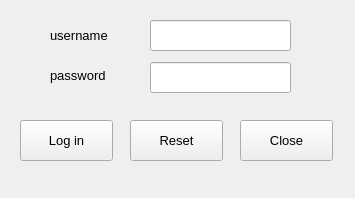
<?xml version="1.0" encoding="UTF-8"?>
<ui version="4.0">
 <class>Form</class>
 <widget class="QWidget" name="Form">
  <property name="geometry">
   <rect>
    <x>0</x>
    <y>0</y>
    <width>355</width>
    <height>198</height>
   </rect>
  </property>
  <property name="font">
   <font>
    <family>MS Sans Serif</family>
    <pointsize>10</pointsize>
    <weight>75</weight>
    <bold>true</bold>
   </font>
  </property>
  <property name="windowTitle">
   <string>Log In Form</string>
  </property>
  <widget class="QLabel" name="userlabel">
   <property name="geometry">
    <rect>
     <x>50</x>
     <y>20</y>
     <width>101</width>
     <height>31</height>
    </rect>
   </property>
   <property name="minimumSize">
    <size>
     <width>47</width>
     <height>0</height>
    </size>
   </property>
   <property name="font">
    <font>
     <family>Microsoft Sans Serif</family>
     <pointsize>10</pointsize>
     <weight>50</weight>
     <bold>false</bold>
    </font>
   </property>
   <property name="text">
    <string>username</string>
   </property>
  </widget>
  <widget class="QLabel" name="pwlabel">
   <property name="geometry">
    <rect>
     <x>50</x>
     <y>60</y>
     <width>101</width>
     <height>31</height>
    </rect>
   </property>
   <property name="minimumSize">
    <size>
     <width>47</width>
     <height>0</height>
    </size>
   </property>
   <property name="font">
    <font>
     <family>Microsoft Sans Serif</family>
     <pointsize>10</pointsize>
     <weight>50</weight>
     <bold>false</bold>
    </font>
   </property>
   <property name="text">
    <string>password</string>
   </property>
  </widget>
  <widget class="QPushButton" name="loginbutton">
   <property name="geometry">
    <rect>
     <x>20</x>
     <y>120</y>
     <width>93</width>
     <height>41</height>
    </rect>
   </property>
   <property name="font">
    <font>
     <family>Microsoft Sans Serif</family>
     <pointsize>10</pointsize>
     <weight>50</weight>
     <bold>false</bold>
    </font>
   </property>
   <property name="text">
    <string>Log in</string>
   </property>
   <property name="icon">
    <iconset>
     <normaloff>pic/login.png</normaloff>pic/login.png</iconset>
   </property>
  </widget>
  <widget class="QPushButton" name="resetbutton">
   <property name="geometry">
    <rect>
     <x>130</x>
     <y>120</y>
     <width>93</width>
     <height>41</height>
    </rect>
   </property>
   <property name="font">
    <font>
     <family>Microsoft Sans Serif</family>
     <pointsize>10</pointsize>
     <weight>50</weight>
     <bold>false</bold>
    </font>
   </property>
   <property name="text">
    <string>Reset</string>
   </property>
   <property name="icon">
    <iconset>
     <normaloff>pic/reset.png</normaloff>pic/reset.png</iconset>
   </property>
  </widget>
  <widget class="QPushButton" name="closebutton">
   <property name="geometry">
    <rect>
     <x>240</x>
     <y>120</y>
     <width>93</width>
     <height>41</height>
    </rect>
   </property>
   <property name="font">
    <font>
     <family>Microsoft Sans Serif</family>
     <pointsize>10</pointsize>
     <weight>50</weight>
     <bold>false</bold>
    </font>
   </property>
   <property name="text">
    <string>Close</string>
   </property>
   <property name="icon">
    <iconset>
     <normaloff>pic/exit.png</normaloff>pic/exit.png</iconset>
   </property>
  </widget>
  <widget class="QLineEdit" name="pwtext">
   <property name="geometry">
    <rect>
     <x>150</x>
     <y>62</y>
     <width>141</width>
     <height>31</height>
    </rect>
   </property>
   <property name="font">
    <font>
     <family>Microsoft Sans Serif</family>
     <pointsize>10</pointsize>
     <weight>50</weight>
     <bold>false</bold>
    </font>
   </property>
   <property name="echoMode">
    <enum>QLineEdit::Password</enum>
   </property>
   <property name="alignment">
    <set>Qt::AlignLeading|Qt::AlignLeft|Qt::AlignTop</set>
   </property>
  </widget>
  <widget class="QLineEdit" name="usertext">
   <property name="geometry">
    <rect>
     <x>150</x>
     <y>20</y>
     <width>141</width>
     <height>31</height>
    </rect>
   </property>
   <property name="font">
    <font>
     <family>Microsoft Sans Serif</family>
     <pointsize>10</pointsize>
     <weight>50</weight>
     <bold>false</bold>
    </font>
   </property>
  </widget>
 </widget>
 <resources/>
 <connections/>
</ui>
